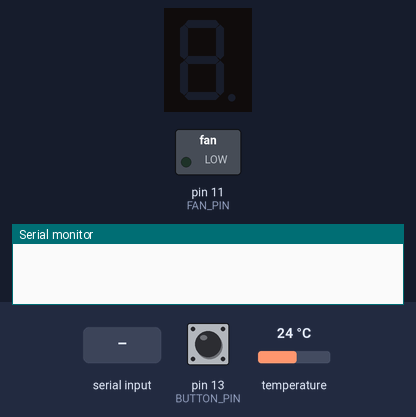
A sketch run on a simulated Arduino Uno, built with avr-gcc and run on an emulated ATmega328P. On the bench: 1-digit seven-segment display, switched loads named in the sketch (green lamp = pin HIGH), the last lines printed to the serial monitor. The test bench sets the inputs (shaded band); at power-on: pin 13 (BUTTON_PIN) LOW, temperature 24 °C.

Above: at 1.2 s.
1.3 s: pin 13 (BUTTON_PIN) pulled HIGH for 0.15 s
4.3 s: "<ff18e7>" received over Serial
At 7.1 s:
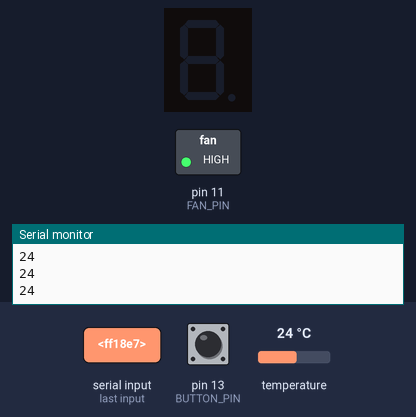
7.3 s: "<90,45>" received over Serial
10.3 s: pin 13 (BUTTON_PIN) pulled HIGH for 1 s
At 11.1 s:
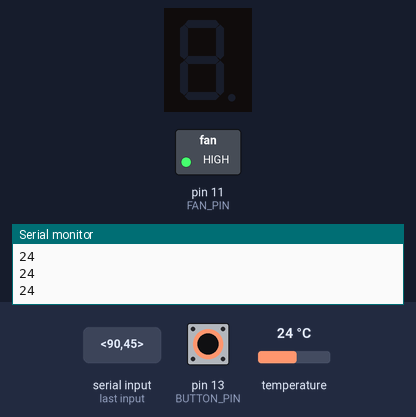
Timing chart, 0 to 13.3 s (numbered marks = the images above; inputs shaded):
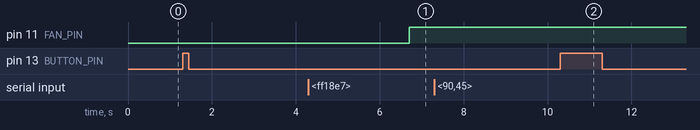

The sketch:

final_proj_v1.ino
```cpp
#include <NewTone.h> // Needed as the original tone library conflicts with the IR remote libary
#include <SevSeg.h> //Drives the 7 segment display
#include <IRremote.h> //IR remote libray
#include <math.h> //Legacy operations
#include <OneWire.h> //Handling new temp sensor as it is a one wire sensor
#include <DallasTemperature.h> //prewritten libray to handle the one wire information to convert to temp

/*
  SENSOR_PIN legacy as it was the old sensor
  BAUD_RATE is the serial rate
*/
//const unsigned int SENSOR_PIN = A0;
const unsigned int BAUD_RATE = 57600;

/*
  New one Wire bus
*/
#define ONE_WIRE_BUS A0

/*
  RECV_PIN = IR reciever
  FAN is Fan pin
  BUZZER is the buzzer pin

*/
const int RECV_PIN = 12;
const int FAN_PIN = 11;
const int BUZZER_PIN = 2;
/*
 * BUTTON
 * BUTTON_PIN = button pin
 * the following variables are unsigned longs because the time, measured in
 * milliseconds, will quickly become a bigger number than can be stored in an int.
 *
*/
const int BUTTON_PIN = 13;
int state = LOW;
int buttonState;             // the current reading from the input pin
int lastButtonState = LOW;   // the previous reading from the input pin
unsigned long lastDebounceTime = 0;  // the last time the output pin was toggled
unsigned long debounceDelay = 50;    // the debounce time; increase if the output flickers

/*
 *  IR REMOTE CODE STRING and Serial interpretation
*/
String IRResult = "";
int DIFFICULTY;
int AmountOfBeeps;
bool GameStarted = false;
const byte numChars = 8;
char receivedChars[numChars];   // an array to store the received data
boolean newData = false;

/*
  irrecv is the the defintion for the ir remote
  results is decoding the binary sent from the ir recevier
  sevseg, 7 segment display
  OneWire, setting device up as a one wire device
  DallasTemp convers one wire data to Temperature
*/
IRrecv irrecv(RECV_PIN);
decode_results results;
SevSeg sevseg;
OneWire oneWire(ONE_WIRE_BUS);
DallasTemperature sensors(&oneWire);

/*
 * LEGACY OPERATION
 * This was used as a way to calculate tempature based off a thermister, but due to the inconsistent nature and hard to properly test
 * moving the the DS18B20 as a One wire device cut down it the code and increased reliability
 *
double Thermister (int RawADC){
 double Temp;
 Temp = log(((10240000/RawADC) - 9000));
 Temp = 1 / (0.001129148 + (0.000234125 + (0.0000000876741 * Temp * Temp ))* Temp );
 Temp = Temp - 273.15;            // Convert Kelvin to Celsius
 return Temp;
}
*/
/*
 * SETUP
 * Initialisation of the pins as well as setting the Serial Baud rate, preconfiguring the 7 segement display and setting up the
 * ir reciever.
*/
void setup() {
  // put your setup code here, to run once:
  Serial.begin(BAUD_RATE);
  byte numDigits = 1;
  byte digitPins{};
  byte segmentPins[] = {4, 3, 8, 9, 10, 5, 6, 7};
  bool resistorsOnSegments = true;
  byte hardwareConfig = COMMON_CATHODE;
  sevseg.begin(hardwareConfig, numDigits, digitPins, segmentPins, resistorsOnSegments);
  sevseg.setBrightness(90);
  irrecv.enableIRIn();
  irrecv.blink13(true);
  pinMode(BUTTON_PIN, INPUT);
  pinMode(FAN_PIN, OUTPUT);
  digitalWrite(FAN_PIN,LOW);
  sensors.begin();
  noNewTone(BUZZER_PIN);
}
/*
 *
 * LOOP
 * first detect if the button has been pressed and wait for the state to be updated then depending on which state do smart fan or
 * memory game.
 * Button code based off: https://www.arduino.cc/en/tutorial/switch and https://forum.arduino.cc/index.php?topic=506473.0
*/
void loop() {
  // put your main code here, to run repeatedly:
  int reading = digitalRead(BUTTON_PIN);

  if(reading != lastButtonState){
    lastDebounceTime = millis();
  }
  if((millis() - lastDebounceTime) > debounceDelay){
    if(reading != buttonState){
      buttonState = reading;

      if(buttonState == HIGH){
        state = !state;
      }
    }
  }
  lastButtonState = reading;
  switch(state){
  case HIGH:
    SmartFan();
    break;
  case LOW:
    MemoryGame();
    break;
  }
}
/*
 * SMART FAN
 * Simple smart fan device that uses a one wire device to access the temperatures of the outside then print to terminal.
 * Then checking whether the temperature is over 20C and turning the fan on.
*/
void SmartFan(){
  /* LEGACY CODE
    int temp = int(Thermister(analogRead(SENSOR_PIN)));
    Serial.print("T");
    Serial.println(temp);
  */
  GameStarted = false;
  sensors.requestTemperatures(); // Send the command to get temperatures
  float tempC = sensors.getTempCByIndex(0);
  if(tempC != DEVICE_DISCONNECTED_C)
  {
    Serial.println(round(tempC));
  }
  if(Serial.available() > 0)
  {
    int bstatus = Serial.read() - '0';
    switch(bstatus){
      case 1:
        digitalWrite(FAN_PIN,HIGH);
        break;
      case 0:
        digitalWrite(FAN_PIN,LOW);
        break;
    }
  }
}
/*
 * MEMORY GAME
 *
 * CURRENTLY IMPLMENTED
 *
 * The users sends a code <DIFFICULT BEEBAMOUNT> then the arduino uses the first as how long is the delay
 * then the users is prompted to enter a number on the remote as to how many beeps they though it was
 * the actual amount is then displayed on then 7 segment display.
*/
void MemoryGame(){
  /* Recieving from Pi*/
  StartGame();
  if(GameStarted){
    noNewTone(BUZZER_PIN);
    recvWithStartEndMarkers();
    if(newData){
      /*
       *  If the pi has issued a command it will take the first char as difficulty
       *  and the second as the amount of beeps
      */
      if(receivedChars[0] == 'a'){
        DIFFICULTY = 250;
      } else if(receivedChars[0] == 'b'){
        DIFFICULTY = 100;
      } else if(receivedChars[0] == 'c'){
        DIFFICULTY = 50;
      }
      //Deletes the '0' at the end of the conversion
      AmountOfBeeps = receivedChars[1] - '0';
      for(int i = 0; i < AmountOfBeeps; i++)
      {
        //Serial.println("BUZZ");
        //Serial.println(DIFFICULTY);
        NewTone(BUZZER_PIN,1000);
        delay(DIFFICULTY);
        noNewTone(BUZZER_PIN);
        delay(DIFFICULTY);
      }
      newData = false;
    }
    //Waits for user input and then displays the answer
    if(irrecv.decode(&results))
    {
      IRResult = String(results.value, HEX);
      //Serial.println(IRResult);
      if(IRResult == "ff30cf"){
        Serial.println("1");
      }
      else if(IRResult == "ff18e7"){
        Serial.println("2");
      }
      else if(IRResult == "ff7a85"){
        Serial.println("3");
      }
      else if(IRResult == "ff10ef"){
        Serial.println("4");
      }
      else if(IRResult == "ff38c7"){
        Serial.println("5");
      }
      else if(IRResult == "ff5aa5"){
        Serial.println("6");
      }
      else if(IRResult == "ff42bd"){
        Serial.println("7");
      }
      else if(IRResult == "ff4ab5"){
        Serial.println("8");
      }
      else if(IRResult == "ff52ad"){
        Serial.println("9");
      }
      sevseg.setNumber(AmountOfBeeps);
      sevseg.refreshDisplay();
      irrecv.resume();
    }
  }
}

/*
 * START GAME
 * Waits till a zero is sent to access the game features.
 * updates a bool accordingly
*/
bool StartGame(){
  if(Serial.available() > 0 && GameStarted == false)
  {
    //Serial.println("GAME STARTED");
    int bstatus = Serial.read() - '0';
    switch(bstatus){
      case 1:
        GameStarted = false;
        break;
      case 0:
        GameStarted = true;
        break;
    }
  }
}

/*
 * Terminal recieving the string of buzzer information
 * code used form: https://forum.arduino.cc/index.php?topic=396450
*/

void recvWithStartEndMarkers() {
    static boolean recvInProgress = false;
    static byte ndx = 0;
    char startMarker = '<';
    char endMarker = '>';
    char rc;

    while (Serial.available() > 0 && newData == false) {
        rc = Serial.read();

        if (recvInProgress == true) {
            if (rc != endMarker) {
                receivedChars[ndx] = rc;
                ndx++;
                if (ndx >= numChars) {
                    ndx = numChars - 1;
                }
            }
            else {
                receivedChars[ndx] = '\0'; // terminate the string
                recvInProgress = false;
                ndx = 0;
                newData = true;
            }
        }

        else if (rc == startMarker) {
            recvInProgress = true;
        }
    }
}
```

Measured:
- after the input at 4.3 s, pin 11 (FAN_PIN): LOW → HIGH after 2.4 s
- after the input at 10.3 s, pin 11 (FAN_PIN): stays HIGH (without the input it goes to LOW after 1.8 s)
